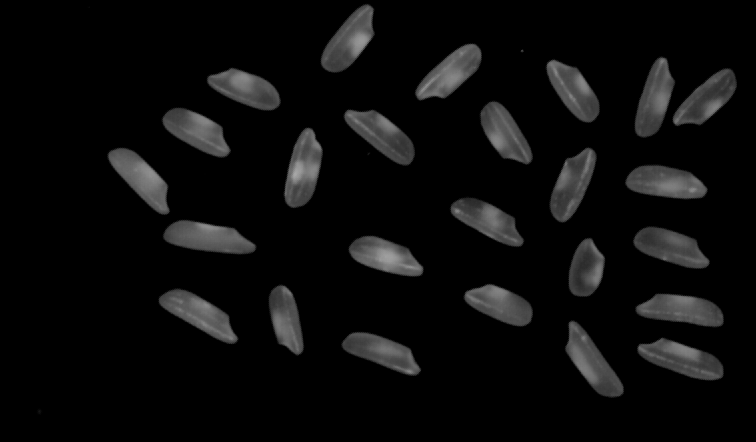
#> input picture pictures/rice.png, 756 x 442 px
$ python '0701.Simple Thresholding.py'
#> lines starting #> are read from the running program, lines starting #| are printed output that depends on the picture; after the words box and inside, x2 and y2 are one past the last pixel; in counts of white or black regions, pixels touching at a corner belong together
# !/usr/bin/env python
# -*- coding: utf-8 -*-
"""
# @Time    : 2019/10/6 15:28
# @Author  : HaoWang
# @Site    : HongKong, China
# @project : $[PROJECT_NAME]
# @File    : 0701.Simple Thresholding.py
# @Software: PyCharm
# @license: haowanghk@gmail.com
"""

import cv2

import numpy as np

from matplotlib import pyplot as plt


# reading the input image
img = cv2.imread('../pictures/rice.png', 0)
#> img is the input picture: shape (442, 756); min 0, max 167, mean 12.3

# applying the simple thresholding method to segmente the image by using diff param
ret, thresh1 = cv2.threshold(img, 20, 255, cv2.THRESH_BINARY)
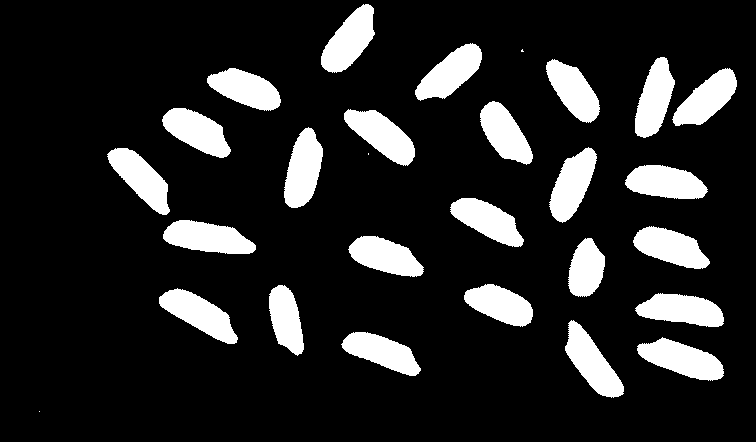
#> thresh1: shape (442, 756); 15% white; 28 white regions (3 under 20 px), largest, box (x1, y1, x2, y2) and area: (163, 220, 256, 254) 2184, (637, 337, 724, 381) 2182, (565, 320, 624, 398) 2144

ret, thresh2 = cv2.threshold(img, 20, 255, cv2.THRESH_BINARY_INV)

ret, thresh3 = cv2.threshold(img, 20, 255, cv2.THRESH_TRUNC)
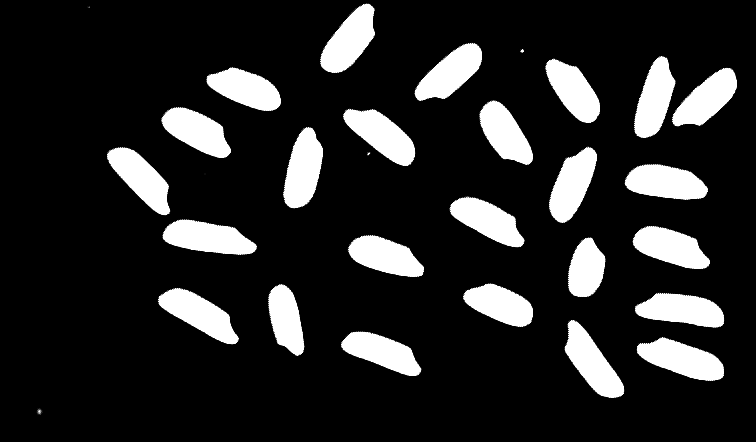
#> thresh3: shape (442, 756); min 0, max 20, mean 3.11; drawn with min black and max white

ret, thresh4 = cv2.threshold(img, 20, 255, cv2.THRESH_TOZERO)

ret, thresh5 = cv2.threshold(img, 20, 255, cv2.THRESH_TOZERO_INV)
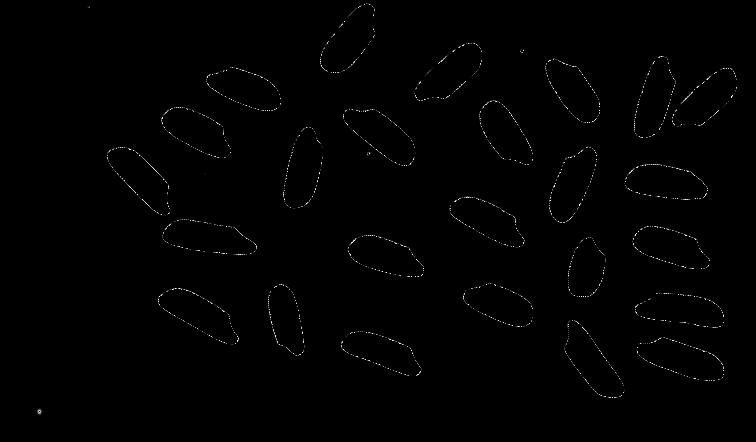
#> thresh5: shape (442, 756); min 0, max 20, mean 0.102; drawn with min black and max white


# show the image tital and image coordination
titles = ['Original Image', 'BINARY', 'BINARY_INV', 'TRUNC', 'TOZERO', 'TOZERO_INV']

images = [img, thresh1, thresh2, thresh3, thresh4, thresh5]

# using matplotlib to plot image and info
for i in range(6):

    plt.subplot(2, 3, i + 1), plt.imshow(images[i], 'gray')

    plt.title(titles[i])

plt.xticks([]), plt.yticks([])

plt.show()
